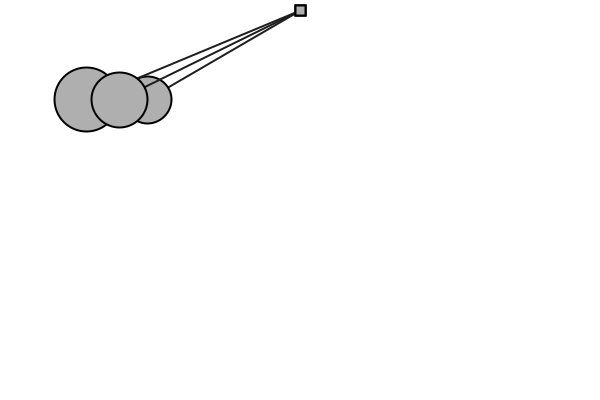
Frame 1 (no input)
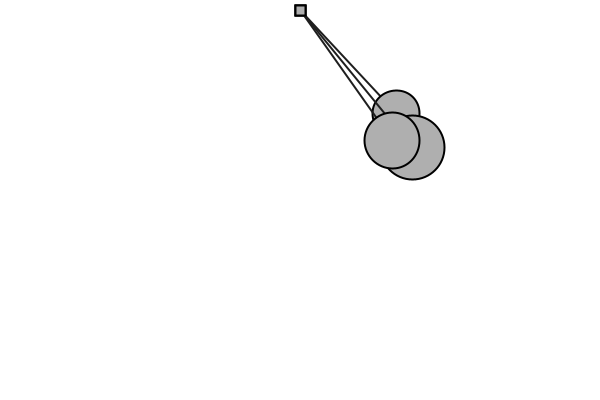
Frame 60 (the mouse pressed at the canvas centre just before this capture)
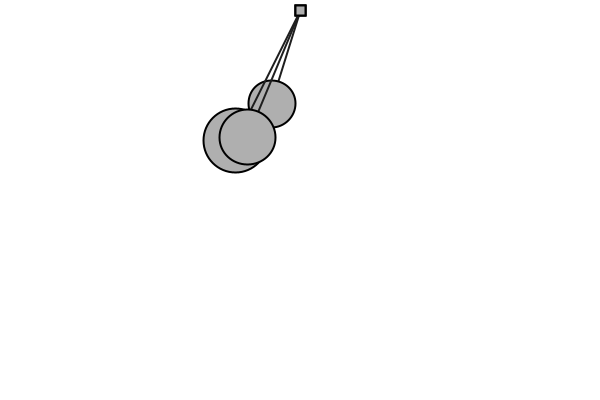
Frame 120 (the mouse held since frame 60 and released just before this capture)

The Processing sketch that drew these frames (run headless with seeded random() and noise(); from frame 60 on, the mouse is pressed at the canvas centre):

// Processing sketch: springBehavior
// ── springBehavior.pde
Mover[] movers = new Mover[3];

// Spring object
Spring[] spring = new Spring[3];


void setup() {
  size(600,400);

  
  for(int i = 0; i < movers.length; i++){
    movers[i] = new Mover(random(50,200), 100); 
    spring[i] = new Spring(width/2, 10, 80);
  }
  
  //spring = new Spring(width/2, 10, 100);
}




void draw() {
  background(255);
  
  
  if(keyPressed){
    setup();
  }
  
  for(int i = 0; i < movers.length; i++){
    PVector gravity = new PVector(0,0.3);
    
    gravity.mult(movers[i].mass);
    movers[i].applyForce(gravity);
    
    spring[i].connect(movers[i]);
    
    
    movers[i].update();
    movers[i].drag(mouseX, mouseY);
    spring[i].displayLine(movers[i]);
    movers[i].display(); 
    spring[i].display();
    
  }
}

void mousePressed(){
   for(int i = 0; i < movers.length; i++){
      movers[i].clicked(mouseX, mouseY);
   }
}

void mouseReleased(){
   for(int i = 0; i < movers.length; i++){
      movers[i].stopDragging();
   }
}

// ── Mover.pde
class Mover{

  PVector location;
  PVector velocity;
  PVector acceleration;
  float mass;
  float damping;
  
  // For mouse interaction
  PVector dragOffset;
  boolean dragging = false;
  
  Mover(float x, float y){
    location = new PVector(x, y);
    velocity = new PVector(0,0);
    acceleration = new PVector(0,0);
    mass = random(20,34);
    damping = random(0.97,0.999);
    dragOffset = new PVector();
    
  }
  
  //Newton's 2nd Law with mass!!
  void applyForce(PVector force){
    //  A = F/M
    PVector f = PVector.div(force,mass);
    acceleration.add(f);
  }
  
  void update(){
  
    
    velocity.add(acceleration);
    velocity.mult(damping);
    location.add(velocity);
    acceleration.mult(0);
    //velocity.limit(5);
  }
  
  // Draw the bob
  void display() { 
    stroke(0);
    strokeWeight(2);
    fill(175);
    if (dragging) {
      fill(50);
    }
    ellipse(location.x,location.y,mass*2,mass*2);
  } 

  // The methods below are for mouse interaction

  // This checks to see if we clicked on the mover
  void clicked(int mx, int my) {
    float d = dist(mx,my,location.x,location.y);
    if (d < mass) {
      dragging = true;
      dragOffset.x = location.x-mx;
      dragOffset.y = location.y-my;
    }
  }

  void stopDragging() {
    dragging = false;
  }

  void drag(int mx, int my) {
    if (dragging) {
      location.x = mx + dragOffset.x;
      location.y = my + dragOffset.y;
    }
  }

  void checkEdges() {

    if (location.x > width) {
      location.x = width;
      velocity.x *=-1;
    } 
    else if (location.x < 0) {
      location.x = 0; 
      velocity.x*=-1;
    }

    if (location.y > height) {
      location.y = height;
      velocity.y*=-1;
    } 
    
  }
  
}

// ── Spring.pde
class Spring{
 
 PVector anchor; // anclaje
 float len; // spring Rest of length
 float K = .2; //spring constant (force coefficient)
 
 // Constructor
 Spring(float x, float y, int l){
   anchor = new PVector(x,y);
   len = l;  
 }
  
  void connect(Mover b){
    // Caculate direction and magnitud to spring
    PVector force = PVector.sub(b.location, anchor); 
    float d = force.mag(); 
    
    // Now must now if is a rest, extended or compressed
    float stretch = d-len;
    
    // Calculate force according to Hooke's Law
    // F = k * stretch
    force.normalize();
    force.mult(-1 * K * stretch);
    
    
    // Now apply force
    b.applyForce(force);
    
  }
  
  void display(){
    stroke(0);
    fill(175);
    strokeWeight(2);
    // Draw the anchor
    rectMode(CENTER);
    rect(anchor.x, anchor.y, 10, 10);
  }
  
  void displayLine(Mover b){
    strokeWeight(2);
    stroke(30);
    line(b.location.x, b.location.y, anchor.x, anchor.y);
    
  }
    
  
}
